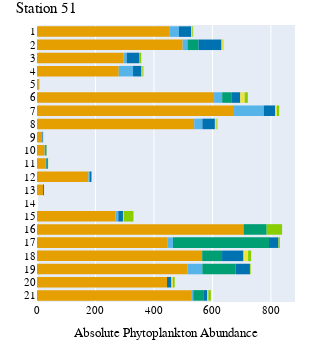
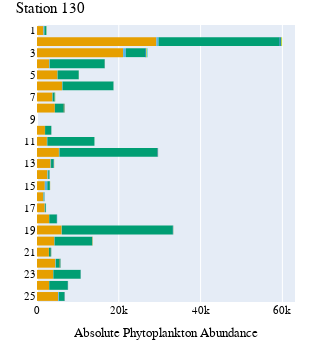

Source (notebook cell) for these figures, in order:
### Code cell
stations = ['51', '130']

cm_to_px = 96 / 2.54  # Conversion factor from centimeters to pixels
width_in_cm = 7
height_in_cm = 9

tax_colors = {}

for station in stations:        
    grouped_df = flowcam[flowcam['Station'] == station][['Comments', 'Taxon_grouped', 'density_cell_L_sample']]
    grouped_df = grouped_df.groupby(['Comments', 'Taxon_grouped']).agg({'density_cell_L_sample':'sum'}).reset_index()
    
    grouped_df["rel_occurrence"] = grouped_df.groupby(['Comments'])['density_cell_L_sample'].transform(lambda x: x / x.sum())
    
    # Split station into prefix and suffix and change to integer
    grouped_df['Sample'] = [x.split('_')[1] for x in grouped_df['Comments']]
    
    fig = px.histogram(grouped_df.sort_values(["Sample", 'Taxon_grouped'], ascending=[True, True]), 
                x="density_cell_L_sample", 
                y="Sample",
                color='Taxon_grouped',
                category_orders={
                    "Sample": ['1', '2', '3', '4', '5', '6', '7', '8', '9', '10',
                               '11', '12', '13', '14', '15', '16', '17', '18', '19', '20',
                               '21', '22', '23', '24', '25'],
                    "Taxon_grouped": ["Rare", "Bacillariophyta", "Dinophyceae",
                                      "Prymnesiophyceae"]
                },
                color_discrete_map={
                    "Rare": "#545454",
                    "Bacillariophyta": "#E69F00",
                    "Dinophyceae": "#56B4E9",
                    "Prymnesiophyceae": "#009E73",
                    "Ciliates": "#F0E442",
                    "Arthropoda": "#0072B2",
                    "Annelida": "#D55E00",
                    "Craniata": "#CC79A7",
                    "Urocordata": "#B5B5B5",
                    "Echinodermata": "#55EEFF",
                    "Cnidaria": "#A42324",
                    "Mollusca": "#89CE00",
                    "Detritus": "#808080",
                    "Rotifera": "#EAD506",
                    "Radiolaria": "#06EA0D"
                },            
                orientation='h'
            )

    fig.update_layout(
        font=dict(
            family="Arial",  # Set the font family to Times New Roman
            size=11,  # Set the font size
            color="black"  # Set the font color
        ),
        autosize=False,
        width=width_in_cm * cm_to_px,
        height=height_in_cm * cm_to_px,
        margin=dict( # Set the margins
            l=0,  # Left margin
            r=25,  # Right margin
            b=25,  # Bottom margin
            t=25  # Top margin
        ),
        showlegend=False,
        xaxis_title_text='Absolute Phytoplankton Abundance',
        title_text='Station {}'.format(station),
        yaxis_title_text=''
    )

    fig.show()

    for trace in fig.data:
        # If trace is not in the dictionary, add it
        if trace.name not in tax_colors:
            # If trace contains a color already in use, give an error
            if trace.marker.color in tax_colors.values():
                raise ValueError(f'Color for {trace.name} already in use, review color disctrete map')
            tax_colors[trace.name] = trace.marker.color
           
    # Save figure as svg
    fig.write_image("../figures/phytoplankton/flowcam_absolute_occurrence_{}_validated.svg".format(station), width=width_in_cm * cm_to_px, height=height_in_cm * cm_to_px)
    #fig.write_image("../figures/phytoplankton/flowcam_absolute_occurrence_{}_validated.png".format(station),width=width_in_cm * cm_to_px, height=height_in_cm * cm_to_px)

### Figure 1 — Plotly figure (JSON) as saved in the notebook; plotly's stock layout.template omitted (floating-point values rounded to 4 significant figures)
{"data": [{"alignmentgroup": "True", "bingroup": "y", "histfunc": "sum", "hovertemplate": "Taxon_grouped=Bacillariophyta<br>sum of density_cell_L_sample=%{x}<br>Sample=%{y}<extra></extra>", "legendgroup": "Bacillariophyta", "marker": {"color": "#E69F00", "pattern": {"shape": ""}}, "name": "Bacillariophyta", "offsetgroup": "Bacillariophyta", "orientation": "h", "showlegend": true, "type": "histogram", "x": [454.3, 26.03, 28.87, 175.8, 20.48, 268.4, 706.5, 447.2, 564.9, 514.5, 498.1, 444.6, 527.1, 296.0, 279.5, 6.351, 605.6, 670.6, 537.5, 17.6], "xaxis": "x", "y": ["1", "10", "11", "12", "13", "15", "16", "17", "18", "19", "2", "20", "21", "3", "4", "5", "6", "7", "8", "9"], "yaxis": "y"}, {"alignmentgroup": "True", "bingroup": "y", "histfunc": "sum", "hovertemplate": "Taxon_grouped=Dinophyceae<br>sum of density_cell_L_sample=%{x}<br>Sample=%{y}<extra></extra>", "legendgroup": "Dinophyceae", "marker": {"color": "#56B4E9", "pattern": {"shape": ""}}, "name": "Dinophyceae", "offsetgroup": "Dinophyceae", "orientation": "h", "showlegend": true, "type": "histogram", "x": [31.14, 1.123, 1.227, 3.074, 0.3557, 9.497, 17.75, 50.85, 16.51, 7.093, 10.88, 48.89, 1.174, 27.61, 104.8, 27.82, 1.071], "xaxis": "x", "y": ["1", "10", "11", "12", "13", "15", "17", "19", "2", "21", "3", "4", "5", "6", "7", "8", "9"], "yaxis": "y"}, {"alignmentgroup": "True", "bingroup": "y", "histfunc": "sum", "hovertemplate": "Taxon_grouped=Prymnesiophyceae<br>sum of density_cell_L_sample=%{x}<br>Sample=%{y}<extra></extra>", "legendgroup": "Prymnesiophyceae", "marker": {"color": "#009E73", "pattern": {"shape": ""}}, "name": "Prymnesiophyceae", "offsetgroup": "Prymnesiophyceae", "orientation": "h", "showlegend": true, "type": "histogram", "x": [2.62, 2.889, 2.306, 78.84, 328.4, 68.0, 114.0, 37.69, 34.3, 33.06], "xaxis": "x", "y": ["10", "11", "12", "16", "17", "18", "19", "2", "21", "6"], "yaxis": "y"}, {"alignmentgroup": "True", "bingroup": "y", "histfunc": "sum", "hovertemplate": "Taxon_grouped=Arthropoda<br>sum of density_cell_L_sample=%{x}<br>Sample=%{y}<extra></extra>", "legendgroup": "Arthropoda", "marker": {"color": "#0072B2", "pattern": {"shape": ""}}, "name": "Arthropoda", "offsetgroup": "Arthropoda", "orientation": "h", "showlegend": true, "type": "histogram", "x": [42.13, 2.491, 4.252, 5.188, 3.221, 16.03, 32.23, 73.23, 48.85, 78.78, 14.98, 13.82, 44.11, 28.92, 0.2135, 28.84, 39.18, 43.04, 2.23], "xaxis": "x", "y": ["1", "10", "11", "12", "13", "15", "17", "18", "19", "2", "20", "21", "3", "4", "5", "6", "7", "8", "9"], "yaxis": "y"}, {"alignmentgroup": "True", "bingroup": "y", "histfunc": "sum", "hovertemplate": "Taxon_grouped=Ciliates<br>sum of density_cell_L_sample=%{x}<br>Sample=%{y}<extra></extra>", "legendgroup": "Ciliates", "marker": {"color": "#F0E442", "pattern": {"shape": ""}}, "name": "Ciliates", "offsetgroup": "Ciliates", "orientation": "h", "showlegend": true, "type": "histogram", "x": [3.664, 0.1247, 0.3442, 0.1921, 2.668, 15.69, 1.673, 4.551, 4.987, 3.67, 1.191, 3.241, 0.05337, 15.11, 5.803, 5.493, 0.1153], "xaxis": "x", "y": ["1", "10", "11", "12", "15", "18", "19", "2", "20", "21", "3", "4", "5", "6", "7", "8", "9"], "yaxis": "y"}, {"alignmentgroup": "True", "bingroup": "y", "histfunc": "sum", "hovertemplate": "Taxon_grouped=Mollusca<br>sum of density_cell_L_sample=%{x}<br>Sample=%{y}<extra></extra>", "legendgroup": "Mollusca", "marker": {"color": "#89CE00", "pattern": {"shape": ""}}, "name": "Mollusca", "offsetgroup": "Mollusca", "orientation": "h", "showlegend": true, "type": "histogram", "x": [2.748, 1.051, 0.3849, 33.19, 52.77, 4.963, 10.46, 1.673, 1.468, 6.182, 8.526, 4.169, 2.133, 0.05338, 10.74, 7.623, 2.857, 0.1153], "xaxis": "x", "y": ["1", "10", "11", "15", "16", "17", "18", "19", "2", "20", "21", "3", "4", "5", "6", "7", "8", "9"], "yaxis": "y"}, {"alignmentgroup": "True", "bingroup": "y", "histfunc": "sum", "hovertemplate": "Taxon_grouped=Radiolaria<br>sum of density_cell_L_sample=%{x}<br>Sample=%{y}<extra></extra>", "legendgroup": "Radiolaria", "marker": {"color": "#06EA0D", "pattern": {"shape": ""}}, "name": "Radiolaria", "offsetgroup": "Radiolaria", "orientation": "h", "showlegend": true, "type": "histogram", "x": [0.05833], "xaxis": "x", "y": ["11"], "yaxis": "y"}, {"alignmentgroup": "True", "bingroup": "y", "histfunc": "sum", "hovertemplate": "Taxon_grouped=Appendicularia<br>sum of density_cell_L_sample=%{x}<br>Sample=%{y}<extra></extra>", "legendgroup": "Appendicularia", "marker": {"color": "#19d3f3", "pattern": {"shape": ""}}, "name": "Appendicularia", "offsetgroup": "Appendicularia", "orientation": "h", "showlegend": true, "type": "histogram", "x": [1.026], "xaxis": "x", "y": ["4"], "yaxis": "y"}], "layout": {"autosize": false, "barmode": "relative", "font": {"color": "black", "family": "Arial", "size": 11}, "height": 340.2, "legend": {"title": {"text": "Taxon_grouped"}, "tracegroupgap": 0}, "margin": {"b": 25, "l": 0, "r": 25, "t": 25}, "showlegend": false, "title": {"text": "Station 51"}, "width": 264.6, "xaxis": {"anchor": "y", "domain": [0, 1], "title": {"text": "Absolute Phytoplankton Abundance"}}, "yaxis": {"anchor": "x", "categoryarray": ["25", "24", "23", "22", "21", "20", "19", "18", "17", "16", "15", "14", "13", "12", "11", "10", "9", "8", "7", "6", "5", "4", "3", "2", "1"], "categoryorder": "array", "domain": [0, 1], "title": {"text": ""}}}}

### Figure 2 — Plotly figure (JSON) as saved in the notebook; plotly's stock layout.template omitted (floating-point values rounded to 4 significant figures)
{"data": [{"alignmentgroup": "True", "bingroup": "y", "histfunc": "sum", "hovertemplate": "Taxon_grouped=Bacillariophyta<br>sum of density_cell_L_sample=%{x}<br>Sample=%{y}<extra></extra>", "legendgroup": "Bacillariophyta", "marker": {"color": "#E69F00", "pattern": {"shape": ""}}, "name": "Bacillariophyta", "offsetgroup": "Bacillariophyta", "orientation": "h", "showlegend": true, "type": "histogram", "x": [1578.0, 1943.0, 2422.0, 5365.0, 3317.0, 2552.0, 1907.0, 1547.0, 1893.0, 2976.0, 6036.0, 29180.0, 4238.0, 2914.0, 4490.0, 3960.0, 2939.0, 5175.0, 21050.0, 2975.0, 5009.0, 6132.0, 3770.0, 4360.0], "xaxis": "x", "y": ["1", "10", "11", "12", "13", "14", "15", "16", "17", "18", "19", "2", "20", "21", "22", "23", "24", "25", "3", "4", "5", "6", "7", "8"], "yaxis": "y"}, {"alignmentgroup": "True", "bingroup": "y", "histfunc": "sum", "hovertemplate": "Taxon_grouped=Dinophyceae<br>sum of density_cell_L_sample=%{x}<br>Sample=%{y}<extra></extra>", "legendgroup": "Dinophyceae", "marker": {"color": "#56B4E9", "pattern": {"shape": ""}}, "name": "Dinophyceae", "offsetgroup": "Dinophyceae", "orientation": "h", "showlegend": true, "type": "histogram", "x": [231.4, 31.36, 109.1, 143.5, 118.9, 196.5, 626.2, 120.3, 114.8, 26.03, 58.87, 537.0, 67.59, 17.47, 126.6, 49.19, 53.38, 211.1, 664.8, 148.2, 35.46, 116.2, 59.35, 23.54], "xaxis": "x", "y": ["1", "10", "11", "12", "13", "14", "15", "16", "17", "18", "19", "2", "20", "21", "22", "23", "24", "25", "3", "4", "5", "6", "7", "8"], "yaxis": "y"}, {"alignmentgroup": "True", "bingroup": "y", "histfunc": "sum", "hovertemplate": "Taxon_grouped=Prymnesiophyceae<br>sum of density_cell_L_sample=%{x}<br>Sample=%{y}<extra></extra>", "legendgroup": "Prymnesiophyceae", "marker": {"color": "#009E73", "pattern": {"shape": ""}}, "name": "Prymnesiophyceae", "offsetgroup": "Prymnesiophyceae", "orientation": "h", "showlegend": true, "type": "histogram", "x": [462.7, 1510.0, 11520.0, 23940.0, 609.2, 243.1, 593.7, 95.1, 179.3, 1841.0, 27110.0, 29590.0, 9148.0, 447.4, 941.9, 6653.0, 4526.0, 1285.0, 4765.0, 13430.0, 5166.0, 12420.0, 460.0, 2173.0], "xaxis": "x", "y": ["1", "10", "11", "12", "13", "14", "15", "16", "17", "18", "19", "2", "20", "21", "22", "23", "24", "25", "3", "4", "5", "6", "7", "8"], "yaxis": "y"}, {"alignmentgroup": "True", "bingroup": "y", "histfunc": "sum", "hovertemplate": "Taxon_grouped=Annelida<br>sum of density_cell_L_sample=%{x}<br>Sample=%{y}<extra></extra>", "legendgroup": "Annelida", "marker": {"color": "#D55E00", "pattern": {"shape": ""}}, "name": "Annelida", "offsetgroup": "Annelida", "orientation": "h", "showlegend": true, "type": "histogram", "x": [8.261, 4.878, 38.86, 14.86, 5.071, 61.93, 29.45, 65.99, 7.227, 6.579, 10.25, 15.46, 86.6], "xaxis": "x", "y": ["1", "10", "12", "13", "14", "20", "21", "22", "24", "25", "4", "7", "8"], "yaxis": "y"}, {"alignmentgroup": "True", "bingroup": "y", "histfunc": "sum", "hovertemplate": "Taxon_grouped=Arthropoda<br>sum of density_cell_L_sample=%{x}<br>Sample=%{y}<extra></extra>", "legendgroup": "Arthropoda", "marker": {"color": "#0072B2", "pattern": {"shape": ""}}, "name": "Arthropoda", "offsetgroup": "Arthropoda", "orientation": "h", "showlegend": true, "type": "histogram", "x": [33.05, 22.74, 116.0, 92.87, 78.3, 44.73, 45.87, 21.52, 73.59, 100.3, 334.9, 56.44, 59.25, 107.3, 36.89, 56.6, 121.3, 221.6, 43.21, 22.41, 62.86, 56.07, 100.3], "xaxis": "x", "y": ["1", "10", "12", "13", "14", "15", "16", "17", "18", "19", "2", "20", "21", "22", "23", "24", "25", "3", "4", "5", "6", "7", "8"], "yaxis": "y"}, {"alignmentgroup": "True", "bingroup": "y", "histfunc": "sum", "hovertemplate": "Taxon_grouped=Ciliates<br>sum of density_cell_L_sample=%{x}<br>Sample=%{y}<extra></extra>", "legendgroup": "Ciliates", "marker": {"color": "#F0E442", "pattern": {"shape": ""}}, "name": "Ciliates", "offsetgroup": "Ciliates", "orientation": "h", "showlegend": true, "type": "histogram", "x": [33.05, 4.878, 6.947, 19.15, 40.86, 16.54, 16.27, 3.546, 7.172, 9.449, 50.69, 125.2, 74.01, 20.98, 15.83, 12.3, 7.227, 38.68, 110.8, 22.84, 25.97, 43.73, 16.86, 41.02], "xaxis": "x", "y": ["1", "10", "11", "12", "13", "14", "15", "16", "17", "18", "19", "2", "20", "21", "22", "23", "24", "25", "3", "4", "5", "6", "7", "8"], "yaxis": "y"}, {"alignmentgroup": "True", "bingroup": "y", "histfunc": "sum", "hovertemplate": "Taxon_grouped=Mollusca<br>sum of density_cell_L_sample=%{x}<br>Sample=%{y}<extra></extra>", "legendgroup": "Mollusca", "marker": {"color": "#89CE00", "pattern": {"shape": ""}}, "name": "Mollusca", "offsetgroup": "Mollusca", "orientation": "h", "showlegend": true, "type": "histogram", "x": [8.263, 4.628, 18.57, 9.598, 20.33, 11.73, 167.5, 11.43, 15.85, 40.99, 6.579, 110.8, 68.26, 19.29], "xaxis": "x", "y": ["1", "10", "13", "14", "15", "16", "2", "20", "21", "22", "25", "3", "7", "8"], "yaxis": "y"}, {"alignmentgroup": "True", "bingroup": "y", "histfunc": "sum", "hovertemplate": "Taxon_grouped=Rotifera<br>sum of density_cell_L_sample=%{x}<br>Sample=%{y}<extra></extra>", "legendgroup": "Rotifera", "marker": {"color": "#EAD506", "pattern": {"shape": ""}}, "name": "Rotifera", "offsetgroup": "Rotifera", "orientation": "h", "showlegend": true, "type": "histogram", "x": [3.715], "xaxis": "x", "y": ["13"], "yaxis": "y"}, {"alignmentgroup": "True", "bingroup": "y", "histfunc": "sum", "hovertemplate": "Taxon_grouped=Appendicularia<br>sum of density_cell_L_sample=%{x}<br>Sample=%{y}<extra></extra>", "legendgroup": "Appendicularia", "marker": {"color": "#19d3f3", "pattern": {"shape": ""}}, "name": "Appendicularia", "offsetgroup": "Appendicularia", "orientation": "h", "showlegend": true, "type": "histogram", "x": [5.766, 11.43, 110.8, 19.34, 6.802, 5.12], "xaxis": "x", "y": ["14", "20", "3", "6", "7", "8"], "yaxis": "y"}, {"alignmentgroup": "True", "bingroup": "y", "histfunc": "sum", "hovertemplate": "Taxon_grouped=Cnidaria<br>sum of density_cell_L_sample=%{x}<br>Sample=%{y}<extra></extra>", "legendgroup": "Cnidaria", "marker": {"color": "#A42324", "pattern": {"shape": ""}}, "name": "Cnidaria", "offsetgroup": "Cnidaria", "orientation": "h", "showlegend": true, "type": "histogram", "x": [4.067], "xaxis": "x", "y": ["15"], "yaxis": "y"}, {"alignmentgroup": "True", "bingroup": "y", "histfunc": "sum", "hovertemplate": "Taxon_grouped=Echinodermata<br>sum of density_cell_L_sample=%{x}<br>Sample=%{y}<extra></extra>", "legendgroup": "Echinodermata", "marker": {"color": "#55EEFF", "pattern": {"shape": ""}}, "name": "Echinodermata", "offsetgroup": "Echinodermata", "orientation": "h", "showlegend": true, "type": "histogram", "x": [11.87, 2.892], "xaxis": "x", "y": ["22", "7"], "yaxis": "y"}, {"alignmentgroup": "True", "bingroup": "y", "histfunc": "sum", "hovertemplate": "Taxon_grouped=Radiolaria<br>sum of density_cell_L_sample=%{x}<br>Sample=%{y}<extra></extra>", "legendgroup": "Radiolaria", "marker": {"color": "#06EA0D", "pattern": {"shape": ""}}, "name": "Radiolaria", "offsetgroup": "Radiolaria", "orientation": "h", "showlegend": true, "type": "histogram", "x": [14.45], "xaxis": "x", "y": ["24"], "yaxis": "y"}], "layout": {"autosize": false, "barmode": "relative", "font": {"color": "black", "family": "Arial", "size": 11}, "height": 340.2, "legend": {"title": {"text": "Taxon_grouped"}, "tracegroupgap": 0}, "margin": {"b": 25, "l": 0, "r": 25, "t": 25}, "showlegend": false, "title": {"text": "Station 130"}, "width": 264.6, "xaxis": {"anchor": "y", "domain": [0, 1], "title": {"text": "Absolute Phytoplankton Abundance"}}, "yaxis": {"anchor": "x", "categoryarray": ["25", "24", "23", "22", "21", "20", "19", "18", "17", "16", "15", "14", "13", "12", "11", "10", "9", "8", "7", "6", "5", "4", "3", "2", "1"], "categoryorder": "array", "domain": [0, 1], "title": {"text": ""}}}}
